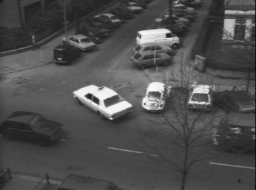
#> input picture data/taxi/taxi9.png, 256 x 190 px
$ python lucas_taxi.py
#> lines starting #> are read from the running program, lines starting #| are printed output that depends on the picture
### python/gradhorn.py
import numpy as np

def gradhorn(I1, I2):
    h, w = I1.shape

    Ix_valid = 0.25 * (I1[:-1, 1:] - I1[:-1, :-1] + I1[1:, 1:] - I1[1:, :-1] +
                       I2[:-1, 1:] - I2[:-1, :-1] + I2[1:, 1:] - I2[1:, :-1])

    Iy_valid = 0.25 * (I1[1:, :-1] - I1[:-1, :-1] + I1[1:, 1:] - I1[:-1, 1:] +
                       I2[1:, :-1] - I2[:-1, :-1] + I2[1:, 1:] - I2[:-1, 1:])

    It_valid = 0.25 * (I2[:-1, :-1] - I1[:-1, :-1] + I2[1:, :-1] - I1[1:, :-1] +
                       I2[:-1, 1:] - I1[:-1, 1:] + I2[1:, 1:] - I1[1:, 1:])

    Ix = np.zeros((h, w), dtype=np.float32)
    Iy = np.zeros((h, w), dtype=np.float32)
    It = np.zeros((h, w), dtype=np.float32)

    Ix[:-1, :-1] = Ix_valid
    Iy[:-1, :-1] = Iy_valid
    It[:-1, :-1] = It_valid

    Ix[:, -1] = Ix[:, -2]
    Iy[:, -1] = Iy[:, -2]
    It[:, -1] = It[:, -2]

    Ix[-1, :] = Ix[-2, :]
    Iy[-1, :] = Iy[-2, :]
    It[-1, :] = It[-2, :]

    return Ix, Iy, It

### python/lucas.py
import numpy as np
from gradhorn import gradhorn
import utils
import error_functions as err

import logging
import time

def lucas(I1, I2, window_size = 5):
    assert window_size > 0 and window_size % 2 == 1, "window_size must be a positive odd integer"

    Ix, Iy, It = gradhorn(I1, I2)

    skip = window_size // 2

    u = np.zeros_like(I1)
    v = u.copy()

    n, m = I1.shape
    start = time.perf_counter()

    for i in range(skip, n-skip):
        for j in range(skip, m-skip):
            Ix_window_flattened = np.ravel(Ix[i-skip:i+skip+1, j-skip:j+skip+1])
            Iy_window_flattened = np.ravel(Iy[i-skip:i+skip+1, j-skip:j+skip+1])
            It_window_flattened = np.ravel(It[i-skip:i+skip+1, j-skip:j+skip+1])

            B = -It_window_flattened.T
            A = np.stack([Ix_window_flattened, Iy_window_flattened], axis=1)

            AT_A = A.T @ A

            det = AT_A[0,0]*AT_A[1,1] - AT_A[1,0] * AT_A[0,1]

            if det==0:
                logging.debug("Cannot invert A@A.T for window centered at ({i},{j}). Using default value 0.")
                continue

            AT_A_inv = np.array([[AT_A[1,1], -AT_A[0,1]],[-AT_A[1,0], AT_A[0,0]]]) / det

            w = AT_A_inv @ (A.T @ B)

            u[i,j] = w[0]
            v[i,j] = w[1]

    logging.info(f"Execution time of Lucas-Kanade: {(time.perf_counter() - start):.6f} seconds")

    return u, v

def run_window_size_search(I1, I2, GT, window_sizes, plot=False, compute_stats=True, data_name=''):
    errors = []
    stats = {} if GT is not None else None
    optimal_window_size = None
    for window_size in window_sizes:
        u, v = lucas(I1, I2, window_size)
        w_e = np.stack((u, v), axis=2)
        if GT is not None:
            mean, _ = err.angular_error(GT, w_e)
            print(f'window_size: {window_size}, Error: {mean:.5f}')
        else:
            print(f'window_size: {window_size}')
        if plot:
            utils.plot_flow_results(u, v, save_path=f'{data_name}_{window_size}.png')
        if GT is not None and compute_stats:
            stats.update(utils.get_stats(GT, w_e, window_size))
            errors.append(mean)
    if GT is not None:
        optimal_window_size = window_sizes[np.argmin(errors)]
        print(f'Optimal window_size: {optimal_window_size} with angular error: {min(errors):.5f}')
    return optimal_window_size, stats


def run_lucas(I1, I2, GT=None, window_sizes=[3,5,7,9,11], plot=False, data_name=''):
    optimal_window_size, stats = run_window_size_search(I1, I2, GT, window_sizes, plot=plot, compute_stats=True, data_name=data_name)

    if optimal_window_size:
        u, v = lucas(I1, I2, optimal_window_size)
        utils.plot_flow_results(u, v, save_path=f'{data_name}_{optimal_window_size}.png')
    if stats:
        utils.print_stats(stats)

### python/utils.py
import numpy as np
import matplotlib.pyplot as plt
from middlebury import computeColor
import error_functions as err

def plot_flow_results(u, v, step=10, save_path='result.png'):
    plt.figure(figsize=(12, 5))

    plt.subplot(1, 2, 1)
    plt.imshow(computeColor(u, v))

    plt.subplot(1, 2, 2)
    x, y = np.meshgrid(np.arange(u.shape[1]), np.arange(u.shape[0]))

    plt.quiver(x[::step, ::step], y[::step, ::step],
               u[::step, ::step], v[::step, ::step],
               color='red', angles='xy')
    plt.gca().invert_yaxis()
    plt.savefig(save_path)

    plt.show()

# [22 lines left out: functions get_stats, print_stats, not called in this run]

### python/middlebury.py
## Middlebury color representation
##
## according to Matlab source code of Deqing Sun (dqsun@cs.brown.edu)
## Python translation by Dominique Bereziat (dominique.bereziat@lip6.fr)

import numpy as np
import os

def computeColor( U, V, norma=False):
    """ Compute a colormap according the Middlebury convention
        norma: if True, normalize vector field
    """

    def colorWheel():
        """ internal function """
        RY,YG,GC = 15,6,4
        CB,BM,MR = 11,13,6

        ncols = RY+YG+GC+CB+BM+MR
        colwheel = np.zeros((ncols,3),dtype=np.uint8)

        col = 0
        colwheel[:RY,0] = 255
        colwheel[:RY,1] = np.floor(255*np.arange(RY)/RY)
        col += RY

        colwheel[col:col+YG,0] = 255 - np.floor(255*np.arange(YG)/YG)
        colwheel[col:col+YG,1] = 255
        col += YG

        colwheel[col:col+GC,1] = 255
        colwheel[col:col+GC,2] = np.floor(255*np.arange(GC)/GC)
        col += GC

        colwheel[col:col+CB,1] = 255 - np.floor(255*np.arange(CB)/CB)
        colwheel[col:col+CB,2] = 255
        col += CB

        colwheel[col:col+BM,2] = 255
        colwheel[col:col+BM,0] = np.floor(255*np.arange(BM)/BM)
        col += BM

        colwheel[col:col+MR,2] = 255 - np.floor(255*np.arange(MR)/MR)
        colwheel[col:col+MR,0] = 255

        return colwheel

    U, V = np.array(U), np.array(V)
    # U,V = W[:,:,0], W[:,:,1]
    nanIdx = np.isnan(U) | np.isnan(V)
    U[nanIdx] = 0
    V[nanIdx] = 0

    colwheel = colorWheel()
    ncols = colwheel.shape[0]

    rad = np.sqrt(U**2+V**2)
    if norma:
        U /= np.max(rad)
        V /= np.max(rad)
        rad = np.sqrt(U**2+V**2)

    a = np.arctan2(-V,-U)/np.pi

    fk = (a+1)/2 * (ncols-1) # -1~1 maped to 0~ncols-1
    k0 = np.uint8(np.floor(fk))
    k1 = (k0+1)%ncols
    f = fk - k0
    img = np.empty((U.shape[0],U.shape[1],3),dtype=np.uint8)

    for i in range(3):
        tmp = colwheel[:,i]
        col0 = tmp[k0]/255;
        col1 = tmp[k1]/255;
        col = (1-f)*col0 + f*col1
        idx = rad <=1
        col[idx] = 1 - rad[idx] * (1-col[idx])
        col[~idx] *= 0.75
        # img[:,:,i] = np.uint8(np.floor(255*col*(1-nanIdx)))
        img[:,:,2-i] = np.uint8(np.floor(255*col*(1-nanIdx)))
    return img


TAG_FLOAT = 202021.25

# [14 lines left out: function readflo, not called in this run]

# [19 lines that do not run on import are left out]

### python/lucas_taxi.py
from lucas import run_lucas
import matplotlib.pyplot as plt

IM1_PATH = '../data/taxi/taxi9.png'
IM2_PATH = '../data/taxi/taxi10.png'

if __name__ == "__main__":
    I1 = plt.imread(IM1_PATH)
#> I1 is the input picture: shape (190, 256) float32; min 0.0588, max 0.98, mean 0.306
    I2 = plt.imread(IM2_PATH)
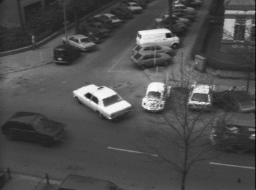
#> input picture data/taxi/taxi10.png, 256 x 190 px
#> I2 is the input picture: shape (190, 256) float32; min 0.0549, max 0.988, mean 0.305

    window_sizes = [3,5,7,9,11]

    run_lucas(I1, I2, window_sizes=window_sizes, plot=True, data_name='lucas_taxi')
#> the loop in run_window_size_search, `for window_size in window_sizes:` made 5 passes
#> pass 1, in gradhorn, `Ix_valid = 0.25 * (I1[:-1, 1:] - I1[:-1, :-1] + I1[1:, 1:] - I1[1:, :-..`:
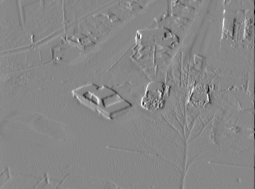
#> Ix_valid: shape (189, 255) float32; min -0.413, max 0.366, mean -0.000519; drawn with min black and max white
#> pass 1, in gradhorn, `Iy_valid = 0.25 * (I1[1:, :-1] - I1[:-1, :-1] + I1[1:, 1:] - I1[:-1, 1..`:
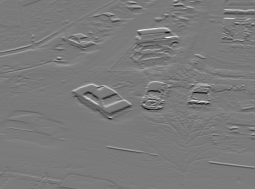
#> Iy_valid: shape (189, 255) float32; min -0.525, max 0.564, mean 0.000242; drawn with min black and max white
#> pass 1, in gradhorn, `It_valid = 0.25 * (I2[:-1, :-1] - I1[:-1, :-1] + I2[1:, :-1] - I1[1:, ..`:
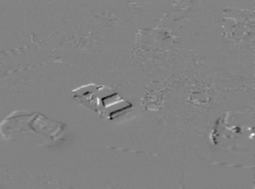
#> It_valid: shape (189, 255) float32; min -0.364, max 0.345, mean -0.00183; drawn with min black and max white
#> pass 1, in lucas, `Ix, Iy, It = gradhorn(I1, I2)`:
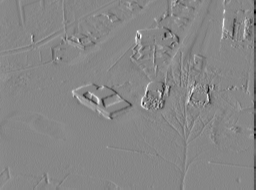
#> Ix: shape (190, 256) float32; min -0.413, max 0.366, mean -0.00114; drawn with min black and max white
#> pass 1, in plot_flow_results, `plt.savefig(save_path)`:
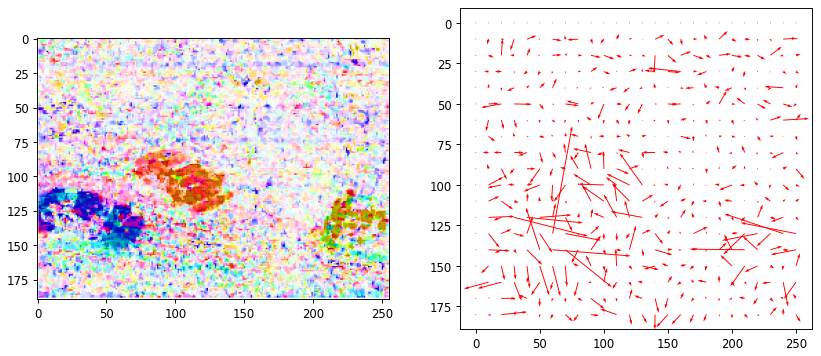
#> figure drawn by matplotlib, 2 panels
#> after the loop in run_window_size_search, `for window_size in window_sizes:`:
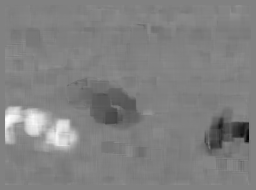
#> u: shape (190, 256) float32; min -3.21, max 3.11, mean -0.007; drawn with min black and max white
#> after the loop in run_window_size_search, `for window_size in window_sizes:`: errors = []
